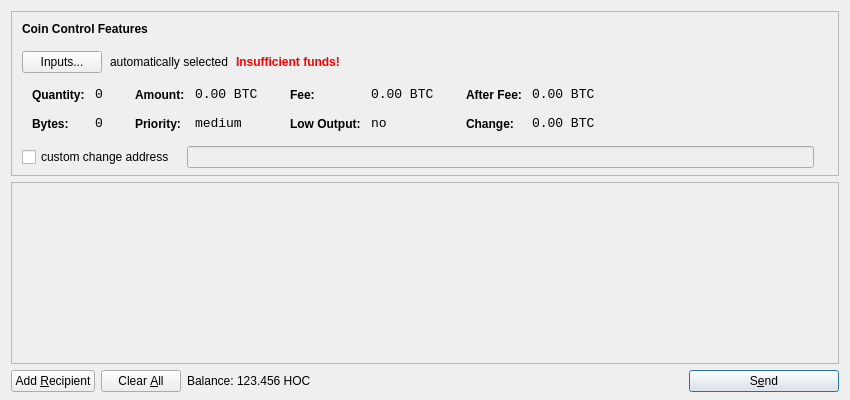
<?xml version="1.0" encoding="UTF-8"?>
<ui version="4.0">
 <class>SendCoinsDialog</class>
 <widget class="QDialog" name="SendCoinsDialog">
  <property name="geometry">
   <rect>
    <x>0</x>
    <y>0</y>
    <width>850</width>
    <height>400</height>
   </rect>
  </property>
  <property name="windowTitle">
   <string>Send Coins</string>
  </property>
  <layout class="QVBoxLayout" name="verticalLayout" stretch="0,1,0">
   <property name="bottomMargin">
    <number>8</number>
   </property>
   <item>
    <widget class="QFrame" name="frameCoinControl">
     <property name="sizePolicy">
      <sizepolicy hsizetype="Expanding" vsizetype="Expanding">
       <horstretch>0</horstretch>
       <verstretch>0</verstretch>
      </sizepolicy>
     </property>
     <property name="maximumSize">
      <size>
       <width>16777215</width>
       <height>16777215</height>
      </size>
     </property>
     <property name="frameShape">
      <enum>QFrame::StyledPanel</enum>
     </property>
     <property name="frameShadow">
      <enum>QFrame::Sunken</enum>
     </property>
     <layout class="QVBoxLayout" name="verticalLayoutCoinControl2">
      <property name="spacing">
       <number>-1</number>
      </property>
      <property name="leftMargin">
       <number>0</number>
      </property>
      <property name="topMargin">
       <number>0</number>
      </property>
      <property name="rightMargin">
       <number>0</number>
      </property>
      <property name="bottomMargin">
       <number>6</number>
      </property>
      <item>
       <layout class="QVBoxLayout" name="verticalLayoutCoinControl" stretch="0,0,0,0,1">
        <property name="spacing">
         <number>0</number>
        </property>
        <property name="leftMargin">
         <number>10</number>
        </property>
        <property name="topMargin">
         <number>10</number>
        </property>
        <item>
         <layout class="QHBoxLayout" name="horizontalLayoutCoinControl1">
          <property name="bottomMargin">
           <number>15</number>
          </property>
          <item>
           <widget class="QLabel" name="labelCoinControlFeatures">
            <property name="sizePolicy">
             <sizepolicy hsizetype="Preferred" vsizetype="Maximum">
              <horstretch>0</horstretch>
              <verstretch>0</verstretch>
             </sizepolicy>
            </property>
            <property name="font">
             <font>
              <weight>75</weight>
              <bold>true</bold>
             </font>
            </property>
            <property name="styleSheet">
             <string notr="true">font-weight:bold;</string>
            </property>
            <property name="text">
             <string>Coin Control Features</string>
            </property>
           </widget>
          </item>
         </layout>
        </item>
        <item>
         <layout class="QHBoxLayout" name="horizontalLayoutCoinControl2" stretch="0,0,0,0">
          <property name="spacing">
           <number>8</number>
          </property>
          <property name="bottomMargin">
           <number>10</number>
          </property>
          <item>
           <widget class="QPushButton" name="pushButtonCoinControl">
            <property name="styleSheet">
             <string notr="true"/>
            </property>
            <property name="text">
             <string>Inputs...</string>
            </property>
           </widget>
          </item>
          <item>
           <widget class="QLabel" name="labelCoinControlAutomaticallySelected">
            <property name="text">
             <string>automatically selected</string>
            </property>
            <property name="margin">
             <number>5</number>
            </property>
           </widget>
          </item>
          <item>
           <widget class="QLabel" name="labelCoinControlInsuffFunds">
            <property name="font">
             <font>
              <weight>75</weight>
              <bold>true</bold>
             </font>
            </property>
            <property name="styleSheet">
             <string notr="true">color:red;font-weight:bold;</string>
            </property>
            <property name="text">
             <string>Insufficient funds!</string>
            </property>
            <property name="margin">
             <number>5</number>
            </property>
           </widget>
          </item>
          <item>
           <spacer name="horizontalSpacerCoinControl">
            <property name="orientation">
             <enum>Qt::Horizontal</enum>
            </property>
            <property name="sizeHint" stdset="0">
             <size>
              <width>40</width>
              <height>1</height>
             </size>
            </property>
           </spacer>
          </item>
         </layout>
        </item>
        <item>
         <widget class="QWidget" name="widgetCoinControl" native="true">
          <property name="sizePolicy">
           <sizepolicy hsizetype="Preferred" vsizetype="Preferred">
            <horstretch>0</horstretch>
            <verstretch>0</verstretch>
           </sizepolicy>
          </property>
          <property name="minimumSize">
           <size>
            <width>0</width>
            <height>0</height>
           </size>
          </property>
          <property name="styleSheet">
           <string notr="true"/>
          </property>
          <layout class="QHBoxLayout" name="horizontalLayoutCoinControl5">
           <property name="margin">
            <number>0</number>
           </property>
           <item>
            <layout class="QHBoxLayout" name="horizontalLayoutCoinControl3" stretch="0,0,0,1">
             <property name="spacing">
              <number>20</number>
             </property>
             <property name="topMargin">
              <number>0</number>
             </property>
             <property name="bottomMargin">
              <number>10</number>
             </property>
             <item>
              <layout class="QFormLayout" name="formLayoutCoinControl1">
               <property name="horizontalSpacing">
                <number>10</number>
               </property>
               <property name="verticalSpacing">
                <number>14</number>
               </property>
               <property name="leftMargin">
                <number>10</number>
               </property>
               <property name="topMargin">
                <number>4</number>
               </property>
               <property name="rightMargin">
                <number>6</number>
               </property>
               <item row="0" column="0">
                <widget class="QLabel" name="labelCoinControlQuantityText">
                 <property name="styleSheet">
                  <string notr="true">font-weight:bold;</string>
                 </property>
                 <property name="text">
                  <string>Quantity:</string>
                 </property>
                 <property name="margin">
                  <number>0</number>
                 </property>
                </widget>
               </item>
               <item row="0" column="1">
                <widget class="QLabel" name="labelCoinControlQuantity">
                 <property name="font">
                  <font>
                   <family>Monospace</family>
                   <pointsize>10</pointsize>
                  </font>
                 </property>
                 <property name="cursor">
                  <cursorShape>IBeamCursor</cursorShape>
                 </property>
                 <property name="contextMenuPolicy">
                  <enum>Qt::ActionsContextMenu</enum>
                 </property>
                 <property name="text">
                  <string notr="true">0</string>
                 </property>
                 <property name="margin">
                  <number>0</number>
                 </property>
                 <property name="textInteractionFlags">
                  <set>Qt::LinksAccessibleByMouse|Qt::TextSelectableByKeyboard|Qt::TextSelectableByMouse</set>
                 </property>
                </widget>
               </item>
               <item row="1" column="0">
                <widget class="QLabel" name="labelCoinControlBytesText">
                 <property name="styleSheet">
                  <string notr="true">font-weight:bold;</string>
                 </property>
                 <property name="text">
                  <string>Bytes:</string>
                 </property>
                </widget>
               </item>
               <item row="1" column="1">
                <widget class="QLabel" name="labelCoinControlBytes">
                 <property name="font">
                  <font>
                   <family>Monospace</family>
                   <pointsize>10</pointsize>
                  </font>
                 </property>
                 <property name="cursor">
                  <cursorShape>IBeamCursor</cursorShape>
                 </property>
                 <property name="contextMenuPolicy">
                  <enum>Qt::ActionsContextMenu</enum>
                 </property>
                 <property name="text">
                  <string notr="true">0</string>
                 </property>
                 <property name="textInteractionFlags">
                  <set>Qt::LinksAccessibleByMouse|Qt::TextSelectableByKeyboard|Qt::TextSelectableByMouse</set>
                 </property>
                </widget>
               </item>
              </layout>
             </item>
             <item>
              <layout class="QFormLayout" name="formLayoutCoinControl2">
               <property name="horizontalSpacing">
                <number>10</number>
               </property>
               <property name="verticalSpacing">
                <number>14</number>
               </property>
               <property name="leftMargin">
                <number>6</number>
               </property>
               <property name="topMargin">
                <number>4</number>
               </property>
               <property name="rightMargin">
                <number>6</number>
               </property>
               <item row="0" column="0">
                <widget class="QLabel" name="labelCoinControlAmountText">
                 <property name="styleSheet">
                  <string notr="true">font-weight:bold;</string>
                 </property>
                 <property name="text">
                  <string>Amount:</string>
                 </property>
                 <property name="margin">
                  <number>0</number>
                 </property>
                </widget>
               </item>
               <item row="0" column="1">
                <widget class="QLabel" name="labelCoinControlAmount">
                 <property name="font">
                  <font>
                   <family>Monospace</family>
                   <pointsize>10</pointsize>
                  </font>
                 </property>
                 <property name="cursor">
                  <cursorShape>IBeamCursor</cursorShape>
                 </property>
                 <property name="contextMenuPolicy">
                  <enum>Qt::ActionsContextMenu</enum>
                 </property>
                 <property name="text">
                  <string notr="true">0.00 BTC</string>
                 </property>
                 <property name="textInteractionFlags">
                  <set>Qt::LinksAccessibleByMouse|Qt::TextSelectableByKeyboard|Qt::TextSelectableByMouse</set>
                 </property>
                </widget>
               </item>
               <item row="1" column="0">
                <widget class="QLabel" name="labelCoinControlPriorityText">
                 <property name="styleSheet">
                  <string notr="true">font-weight:bold;</string>
                 </property>
                 <property name="text">
                  <string>Priority:</string>
                 </property>
                </widget>
               </item>
               <item row="1" column="1">
                <widget class="QLabel" name="labelCoinControlPriority">
                 <property name="font">
                  <font>
                   <family>Monospace</family>
                   <pointsize>10</pointsize>
                  </font>
                 </property>
                 <property name="cursor">
                  <cursorShape>IBeamCursor</cursorShape>
                 </property>
                 <property name="contextMenuPolicy">
                  <enum>Qt::ActionsContextMenu</enum>
                 </property>
                 <property name="text">
                  <string>medium</string>
                 </property>
                 <property name="textInteractionFlags">
                  <set>Qt::LinksAccessibleByMouse|Qt::TextSelectableByKeyboard|Qt::TextSelectableByMouse</set>
                 </property>
                </widget>
               </item>
              </layout>
             </item>
             <item>
              <layout class="QFormLayout" name="formLayoutCoinControl3">
               <property name="horizontalSpacing">
                <number>10</number>
               </property>
               <property name="verticalSpacing">
                <number>14</number>
               </property>
               <property name="leftMargin">
                <number>6</number>
               </property>
               <property name="topMargin">
                <number>4</number>
               </property>
               <property name="rightMargin">
                <number>6</number>
               </property>
               <item row="0" column="0">
                <widget class="QLabel" name="labelCoinControlFeeText">
                 <property name="styleSheet">
                  <string notr="true">font-weight:bold;</string>
                 </property>
                 <property name="text">
                  <string>Fee:</string>
                 </property>
                 <property name="margin">
                  <number>0</number>
                 </property>
                </widget>
               </item>
               <item row="0" column="1">
                <widget class="QLabel" name="labelCoinControlFee">
                 <property name="font">
                  <font>
                   <family>Monospace</family>
                   <pointsize>10</pointsize>
                  </font>
                 </property>
                 <property name="cursor">
                  <cursorShape>IBeamCursor</cursorShape>
                 </property>
                 <property name="contextMenuPolicy">
                  <enum>Qt::ActionsContextMenu</enum>
                 </property>
                 <property name="text">
                  <string notr="true">0.00 BTC</string>
                 </property>
                 <property name="textInteractionFlags">
                  <set>Qt::LinksAccessibleByMouse|Qt::TextSelectableByKeyboard|Qt::TextSelectableByMouse</set>
                 </property>
                </widget>
               </item>
               <item row="1" column="0">
                <widget class="QLabel" name="labelCoinControlLowOutputText">
                 <property name="styleSheet">
                  <string notr="true">font-weight:bold;</string>
                 </property>
                 <property name="text">
                  <string>Low Output:</string>
                 </property>
                </widget>
               </item>
               <item row="1" column="1">
                <widget class="QLabel" name="labelCoinControlLowOutput">
                 <property name="font">
                  <font>
                   <family>Monospace</family>
                   <pointsize>10</pointsize>
                  </font>
                 </property>
                 <property name="cursor">
                  <cursorShape>IBeamCursor</cursorShape>
                 </property>
                 <property name="contextMenuPolicy">
                  <enum>Qt::ActionsContextMenu</enum>
                 </property>
                 <property name="text">
                  <string>no</string>
                 </property>
                 <property name="textInteractionFlags">
                  <set>Qt::LinksAccessibleByMouse|Qt::TextSelectableByKeyboard|Qt::TextSelectableByMouse</set>
                 </property>
                </widget>
               </item>
              </layout>
             </item>
             <item>
              <layout class="QFormLayout" name="formLayoutCoinControl4">
               <property name="horizontalSpacing">
                <number>10</number>
               </property>
               <property name="verticalSpacing">
                <number>14</number>
               </property>
               <property name="leftMargin">
                <number>6</number>
               </property>
               <property name="topMargin">
                <number>4</number>
               </property>
               <property name="rightMargin">
                <number>6</number>
               </property>
               <item row="0" column="0">
                <widget class="QLabel" name="labelCoinControlAfterFeeText">
                 <property name="styleSheet">
                  <string notr="true">font-weight:bold;</string>
                 </property>
                 <property name="text">
                  <string>After Fee:</string>
                 </property>
                 <property name="margin">
                  <number>0</number>
                 </property>
                </widget>
               </item>
               <item row="0" column="1">
                <widget class="QLabel" name="labelCoinControlAfterFee">
                 <property name="font">
                  <font>
                   <family>Monospace</family>
                   <pointsize>10</pointsize>
                  </font>
                 </property>
                 <property name="cursor">
                  <cursorShape>IBeamCursor</cursorShape>
                 </property>
                 <property name="contextMenuPolicy">
                  <enum>Qt::ActionsContextMenu</enum>
                 </property>
                 <property name="text">
                  <string notr="true">0.00 BTC</string>
                 </property>
                 <property name="textInteractionFlags">
                  <set>Qt::LinksAccessibleByMouse|Qt::TextSelectableByKeyboard|Qt::TextSelectableByMouse</set>
                 </property>
                </widget>
               </item>
               <item row="1" column="0">
                <widget class="QLabel" name="labelCoinControlChangeText">
                 <property name="styleSheet">
                  <string notr="true">font-weight:bold;</string>
                 </property>
                 <property name="text">
                  <string>Change:</string>
                 </property>
                </widget>
               </item>
               <item row="1" column="1">
                <widget class="QLabel" name="labelCoinControlChange">
                 <property name="font">
                  <font>
                   <family>Monospace</family>
                   <pointsize>10</pointsize>
                  </font>
                 </property>
                 <property name="cursor">
                  <cursorShape>IBeamCursor</cursorShape>
                 </property>
                 <property name="contextMenuPolicy">
                  <enum>Qt::ActionsContextMenu</enum>
                 </property>
                 <property name="text">
                  <string notr="true">0.00 BTC</string>
                 </property>
                 <property name="textInteractionFlags">
                  <set>Qt::LinksAccessibleByMouse|Qt::TextSelectableByKeyboard|Qt::TextSelectableByMouse</set>
                 </property>
                </widget>
               </item>
              </layout>
             </item>
            </layout>
           </item>
          </layout>
         </widget>
        </item>
        <item>
         <layout class="QHBoxLayout" name="horizontalLayoutCoinControl4" stretch="0,0,0">
          <property name="spacing">
           <number>12</number>
          </property>
          <property name="sizeConstraint">
           <enum>QLayout::SetDefaultConstraint</enum>
          </property>
          <property name="topMargin">
           <number>5</number>
          </property>
          <property name="rightMargin">
           <number>5</number>
          </property>
          <item>
           <widget class="QCheckBox" name="checkBoxCoinControlChange">
            <property name="text">
             <string>custom change address</string>
            </property>
           </widget>
          </item>
          <item>
           <widget class="QLineEdit" name="lineEditCoinControlChange">
            <property name="enabled">
             <bool>false</bool>
            </property>
            <property name="sizePolicy">
             <sizepolicy hsizetype="Expanding" vsizetype="Fixed">
              <horstretch>0</horstretch>
              <verstretch>0</verstretch>
             </sizepolicy>
            </property>
           </widget>
          </item>
          <item>
           <widget class="QLabel" name="labelCoinControlChangeLabel">
            <property name="sizePolicy">
             <sizepolicy hsizetype="Preferred" vsizetype="Expanding">
              <horstretch>0</horstretch>
              <verstretch>0</verstretch>
             </sizepolicy>
            </property>
            <property name="minimumSize">
             <size>
              <width>0</width>
              <height>0</height>
             </size>
            </property>
            <property name="text">
             <string/>
            </property>
            <property name="margin">
             <number>3</number>
            </property>
           </widget>
          </item>
         </layout>
        </item>
        <item>
         <spacer name="verticalSpacerCoinControl">
          <property name="orientation">
           <enum>Qt::Vertical</enum>
          </property>
          <property name="sizeHint" stdset="0">
           <size>
            <width>800</width>
            <height>1</height>
           </size>
          </property>
         </spacer>
        </item>
       </layout>
      </item>
     </layout>
    </widget>
   </item>
   <item>
    <widget class="QScrollArea" name="scrollArea">
     <property name="widgetResizable">
      <bool>true</bool>
     </property>
     <widget class="QWidget" name="scrollAreaWidgetContents">
      <property name="geometry">
       <rect>
        <x>0</x>
        <y>0</y>
        <width>830</width>
        <height>165</height>
       </rect>
      </property>
      <layout class="QVBoxLayout" name="verticalLayout_2">
       <property name="margin">
        <number>0</number>
       </property>
       <item>
        <layout class="QVBoxLayout" name="entries">
         <property name="spacing">
          <number>6</number>
         </property>
        </layout>
       </item>
       <item>
        <spacer name="verticalSpacer">
         <property name="orientation">
          <enum>Qt::Vertical</enum>
         </property>
         <property name="sizeHint" stdset="0">
          <size>
           <width>20</width>
           <height>40</height>
          </size>
         </property>
        </spacer>
       </item>
      </layout>
     </widget>
    </widget>
   </item>
   <item>
    <layout class="QHBoxLayout" name="horizontalLayout">
     <item>
      <widget class="QPushButton" name="addButton">
       <property name="toolTip">
        <string>Send to multiple recipients at once</string>
       </property>
       <property name="text">
        <string>Add &amp;Recipient</string>
       </property>
       <property name="icon">
        <iconset resource="../bitcoin.qrc">
         <normaloff>:/icons/add</normaloff>:/icons/add</iconset>
       </property>
       <property name="autoDefault">
        <bool>false</bool>
       </property>
      </widget>
     </item>
     <item>
      <widget class="QPushButton" name="clearButton">
       <property name="sizePolicy">
        <sizepolicy hsizetype="Minimum" vsizetype="Fixed">
         <horstretch>0</horstretch>
         <verstretch>0</verstretch>
        </sizepolicy>
       </property>
       <property name="toolTip">
        <string>Remove all transaction fields</string>
       </property>
       <property name="text">
        <string>Clear &amp;All</string>
       </property>
       <property name="icon">
        <iconset resource="../bitcoin.qrc">
         <normaloff>:/icons/remove</normaloff>:/icons/remove</iconset>
       </property>
       <property name="autoRepeatDelay">
        <number>300</number>
       </property>
       <property name="autoDefault">
        <bool>false</bool>
       </property>
      </widget>
     </item>
     <item>
      <layout class="QHBoxLayout" name="horizontalLayout_2">
       <property name="spacing">
        <number>3</number>
       </property>
       <item>
        <widget class="QLabel" name="label">
         <property name="text">
          <string>Balance:</string>
         </property>
        </widget>
       </item>
       <item>
        <widget class="QLabel" name="labelBalance">
         <property name="cursor">
          <cursorShape>IBeamCursor</cursorShape>
         </property>
         <property name="text">
          <string>123.456 HOC</string>
         </property>
         <property name="textInteractionFlags">
          <set>Qt::LinksAccessibleByMouse|Qt::TextSelectableByKeyboard|Qt::TextSelectableByMouse</set>
         </property>
        </widget>
       </item>
      </layout>
     </item>
     <item>
      <spacer name="horizontalSpacer">
       <property name="orientation">
        <enum>Qt::Horizontal</enum>
       </property>
       <property name="sizeHint" stdset="0">
        <size>
         <width>40</width>
         <height>20</height>
        </size>
       </property>
      </spacer>
     </item>
     <item>
      <widget class="QPushButton" name="sendButton">
       <property name="minimumSize">
        <size>
         <width>150</width>
         <height>0</height>
        </size>
       </property>
       <property name="toolTip">
        <string>Confirm the send action</string>
       </property>
       <property name="text">
        <string>S&amp;end</string>
       </property>
       <property name="icon">
        <iconset resource="../bitcoin.qrc">
         <normaloff>:/icons/send</normaloff>:/icons/send</iconset>
       </property>
       <property name="default">
        <bool>true</bool>
       </property>
      </widget>
     </item>
    </layout>
   </item>
  </layout>
 </widget>
 <resources>
  <include location="../bitcoin.qrc"/>
 </resources>
 <connections/>
</ui>
